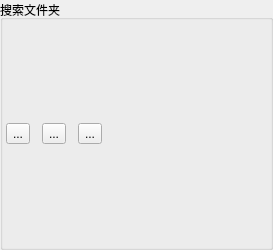
<?xml version="1.0" encoding="UTF-8"?>
<ui version="4.0">
 <class>Form</class>
 <widget class="QWidget" name="Form">
  <property name="geometry">
   <rect>
    <x>0</x>
    <y>0</y>
    <width>273</width>
    <height>250</height>
   </rect>
  </property>
  <property name="windowTitle">
   <string>Form</string>
  </property>
  <layout class="QHBoxLayout" name="horizontalLayout_2">
   <property name="spacing">
    <number>0</number>
   </property>
   <property name="leftMargin">
    <number>0</number>
   </property>
   <property name="topMargin">
    <number>0</number>
   </property>
   <property name="rightMargin">
    <number>0</number>
   </property>
   <property name="bottomMargin">
    <number>0</number>
   </property>
   <item>
    <widget class="QGroupBox" name="groupBox">
     <property name="title">
      <string>搜索文件夹</string>
     </property>
     <layout class="QVBoxLayout" name="verticalLayout" stretch="0,1">
      <property name="spacing">
       <number>3</number>
      </property>
      <property name="leftMargin">
       <number>3</number>
      </property>
      <property name="topMargin">
       <number>3</number>
      </property>
      <property name="rightMargin">
       <number>3</number>
      </property>
      <property name="bottomMargin">
       <number>3</number>
      </property>
      <item>
       <layout class="QHBoxLayout" name="horizontalLayout">
        <property name="spacing">
         <number>12</number>
        </property>
        <item>
         <widget class="QToolButton" name="toolButton_add">
          <property name="text">
           <string>...</string>
          </property>
         </widget>
        </item>
        <item>
         <widget class="QToolButton" name="toolButton_del">
          <property name="text">
           <string>...</string>
          </property>
         </widget>
        </item>
        <item>
         <widget class="QToolButton" name="toolButton_clear">
          <property name="text">
           <string>...</string>
          </property>
         </widget>
        </item>
        <item>
         <spacer name="horizontalSpacer">
          <property name="orientation">
           <enum>Qt::Horizontal</enum>
          </property>
          <property name="sizeHint" stdset="0">
           <size>
            <width>40</width>
            <height>20</height>
           </size>
          </property>
         </spacer>
        </item>
       </layout>
      </item>
      <item>
       <layout class="QVBoxLayout" name="verticalLayout_folder_list"/>
      </item>
     </layout>
    </widget>
   </item>
  </layout>
 </widget>
 <resources/>
 <connections/>
</ui>
